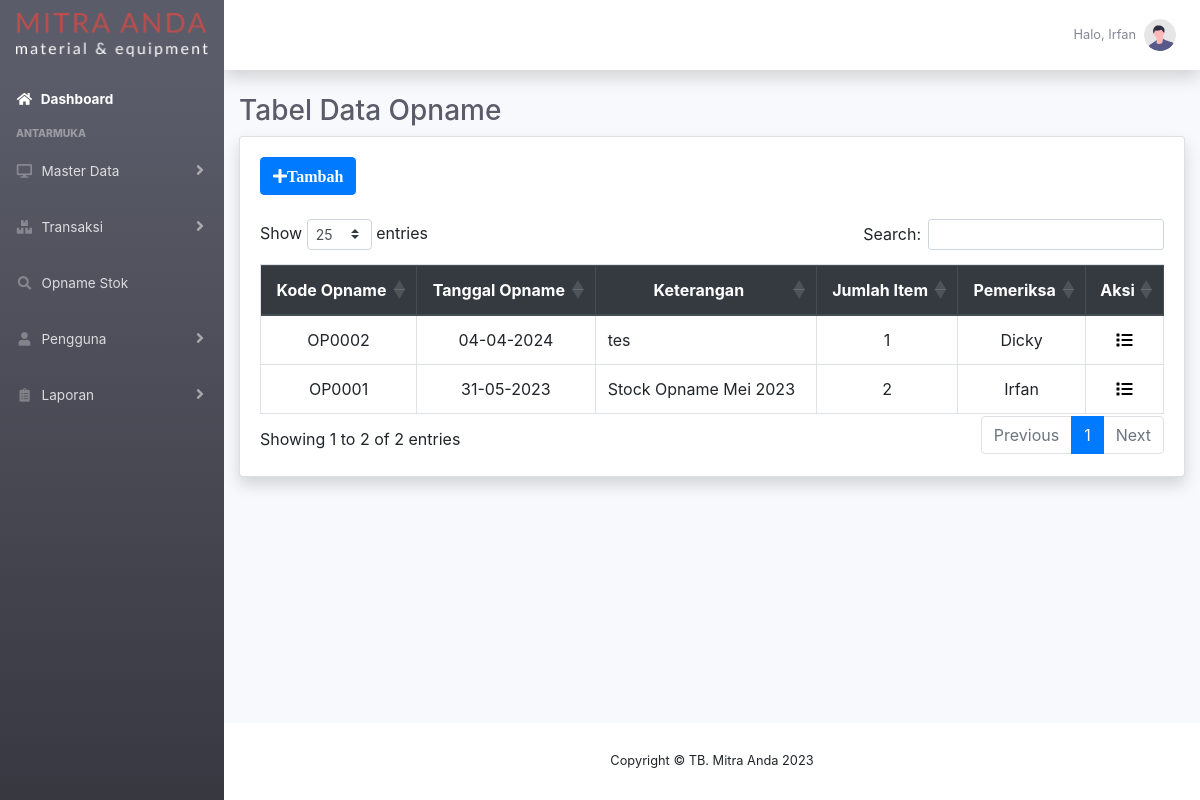
The app's page /php/modul/opname/dataopname.php (signed in) with its own data.
### tables this page shows
CREATE TABLE `tbopname` (
  `idOpname` varchar(6) NOT NULL,
  `tanggalOpname` date NOT NULL,
  `Keterangan` varchar(256) NOT NULL,
  `idPengguna` int(11) NOT NULL,
  `Status` tinyint(1) NOT NULL
);

CREATE TABLE `tbpengguna` (
  `idPengguna` int(11) NOT NULL,
  `Nama` varchar(100) NOT NULL,
  `Username` varchar(100) NOT NULL,
  `Password` varchar(100) NOT NULL,
  `noTelepon` varchar(13) NOT NULL,
  `Jabatan` varchar(100) NOT NULL,
  `Status` tinyint(1) NOT NULL
);

### php/modul/opname/dataopname.php (the view, shortened to what this page needs)
<?php
    require '../../fungsi.php';
?>
<!DOCTYPE html>
<html lang="en">
    <head>
        <link href="../../../vendor/fontawesome-free/css/all.min.css" rel="stylesheet" type="text/css">
        <link href="../../../css/sb-admin-2.css" rel="stylesheet">
        <link rel="stylesheet" href="https://maxcdn.bootstrapcdn.com/bootstrap/4.5.2/css/bootstrap.min.css">
        <link rel="stylesheet" type="text/css" href="https://cdnjs.cloudflare.com/ajax/libs/twitter-bootstrap/4.5.2/css/bootstrap.css">
        <link rel="stylesheet" type="text/css" href="https://cdn.datatables.net/1.13.4/css/dataTables.bootstrap4.min.css">
        <link rel="stylesheet" type="text/css" href="https://cdn.datatables.net/buttons/1.6.5/css/buttons.dataTables.min.css">
        <link rel="stylesheet" href="https://cdn.jsdelivr.net/npm/bootstrap-select@1.13.14/dist/css/bootstrap-select.min.css">
    </head>
    <body id="page-top">
        <div id="wrapper">
            <ul class="navbar-nav bg-gradient-dark sidebar sidebar-dark accordion" id="accordionSidebar">
                <a class="sidebar-brand d-flex align-items-center justify-content-center" href="../../index.php">
                    <img class="img-fluid" src="../../../assets/img/logotext.png"></img>
                </a>
                <li class="nav-item active">
                    <a class="nav-link" href="../../index.php">
                        <i class="fas fa-fw fa-home"></i>
                        <span>Dashboard</span></a>
                </li>
                <div class="sidebar-heading">
                    Antarmuka
                </div>
                <li class="nav-item">
                    <a class="nav-link collapsed" href="#" data-toggle="collapse" data-target="#collapseMaster"
                    aria-expanded="true" aria-controls="collapseMaster">
                        <i class="fas fa-fw fa-desktop"></i>
                        <span>Master Data</span>
                    </a>
                </li>
                <li class="nav-item">
                    <a class="nav-link collapsed" href="#" data-toggle="collapse" data-target="#collapseStok"
                    aria-expanded="true" aria-controls="collapseStok">
                        <i class="fas fa-fw fa-boxes"></i>
                        <span>Transaksi</span>
                    </a>
                </li>
				<?php
                    $jabatan=$_SESSION['Jabatan']=='Owner';
                    $jabatan2=$_SESSION['Jabatan']=='Checker';
                    if($jabatan OR $jabatan2){
                ?>
                <li class="nav-item">
                    <a class="nav-link" href="../opname/dataopname.php">
                    <i class="fas fa-fw fa-search"></i>
                    <span>Opname Stok</span></a>
                </li>
				<?php
                    }
                ?>
                <li class="nav-item">
                    <a class="nav-link collapsed" href="#" data-toggle="collapse" data-target="#collapsePengguna"
                    aria-expanded="true" aria-controls="collapsePengguna">
                        <i class="fas fa-fw fa-user"></i>
                        <span>Pengguna</span>
                    </a>
                </li>
                <li class="nav-item">
                    <a class="nav-link collapsed" href="#" data-toggle="collapse" data-target="#collapseLaporan"
                    aria-expanded="true" aria-controls="collapseLaporan">
                        <i class="fas fa-fw fa-clipboard-list"></i>
                        <span>Laporan</span>
                    </a>
                </li>
            </ul>
            <div id="content-wrapper" class="d-flex flex-column">
                <div id="content">
                    <nav class="navbar navbar-expand navbar-light bg-white topbar mb-4 static-top shadow">
                        <ul class="navbar-nav ml-auto">
                            <li class="nav-item dropdown no-arrow">
                                <a class="nav-link dropdown-toggle" href="#" id="userDropdown" role="button"
                                    data-toggle="dropdown" aria-haspopup="true" aria-expanded="false">
                                    <span class="mr-2 d-none d-lg-inline text-gray-600 small"><?php echo 'Halo, '. $_SESSION['Nama'];?></span>
                                    <img class="img-profile rounded-circle"
                                        src="../../../assets/img/undraw_profile.svg">
                                </a>
                            </li>
                        </ul>
                    </nav>
                    <div class="container-fluid">
                        <h1 class="h3 mb-2 text-gray-800">Tabel Data Opname</h1>
                        <div class="card shadow mb-4">
                            <div class="card-body">
                                <button type="button" class="btn btn-primary" data-toggle="modal" data-target="#tambah">
                                    <i class="fas fa-plus">Tambah</i>
                                </button>
                                <br><br>
                                <div id="datatables">
                                    <table class="table table-stripped table-bordered table-hover" id="dtOpname" width="100%" cellspacing="0">
                                            <thead class="thead-dark">
                                                <tr>
                                                    <th class="text-center">Kode Opname</th>
                                                    <th class="text-center">Tanggal Opname</th>
                                                    <th class="text-center">Keterangan</th>
                                                    <th class="text-center">Jumlah Item</th>
                                                    <th class="text-center">Pemeriksa</th>
                                                    <th class="text-center">Aksi</th>
                                                </tr>
                                            </thead>
                                            <tbody>
                                                <?php
                                                    $tampilDataOpname= mysqli_query($conn,"SELECT * FROM tbopname
                                                    INNER JOIN tbpengguna ON tbopname.idPengguna=tbpengguna.idPengguna
                                                    ORDER BY idOpname DESC;");
                                                    while($data=mysqli_fetch_array($tampilDataOpname)){
                                                        $idOpname = $data['idOpname'];
                                                        $tanggalOpname= date('d-m-Y', strtotime($data['tanggalOpname']));
                                                        $Keterangan = $data['Keterangan'];
                                                        $Pemeriksa =$data['Nama'];
                                                        $hitungJumlah= mysqli_query($conn,"SELECT * FROM tbdetailopname WHERE idOpname='$idOpname' GROUP BY idProduk;");
                                                        $jumlahItem = mysqli_num_rows($hitungJumlah);
                                                ?>
                                                <tr>
                                                    <td class="text-center"><?=$idOpname;?></td>
                                                    <td class="text-center"><?=$tanggalOpname;?></td>
                                                    <td><?=$Keterangan;?></td>
                                                    <td class="text-center"><?=$jumlahItem;?></td>
                                                    <td class="text-center"><?=$Pemeriksa;?></td>
                                                    <td class="text-center">
                                                        <a href="detailopname.php?id=<?php echo $idOpname;?>"><i class="fas fa-fw fa-list" style="color: #000000;"></i></a>
                                                    </td>
                                                </tr>
                                                <?php
                                                    };
                                                ?>
                                            </tbody>
                                        </table>
                                    </div>
                                </div>
                            </div>
                        </div>
                    </div>
                    <footer class="sticky-footer bg-white">
                        <div class="container my-auto">
                            <div class="copyright text-center my-auto">
                                <span>Copyright &copy; TB. Mitra Anda 2023</span>
                            </div>
                        </div>
                    </footer>
                </div>
            </div>
    </body>
</html>

### records on screen
tbopname: idOpname "OP0002", tanggalOpname "04-04-2024", Keterangan "tes", jumlahItem "1", idPengguna.Nama "Dicky"
tbopname: idOpname "OP0001", tanggalOpname "31-05-2023", Keterangan "Stock Opname Mei 2023", jumlahItem "2", idPengguna.Nama "Irfan"

### other values on screen
$_SESSION['Nama'] "Irfan"
